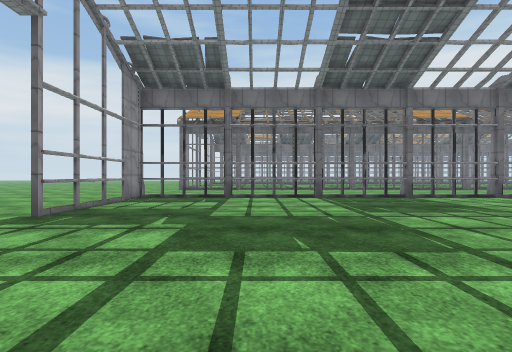
[1] (above)

24 first-person views from a walk through a scene from a Unity 3-D project. The camera is 1.2 m above the floor, looks level and sees 80° across. The floor is counted in squares, 2 m on a side. Each view is taken from the middle of a square. On the plan, view 1 faces up. The plan holds only what a view shows up to about 9 squares ahead; the rest is blank. The place goes on beyond the plan. Door leaves are left out, so doorways stand open. Some surface patterns are stand-ins.

[2]
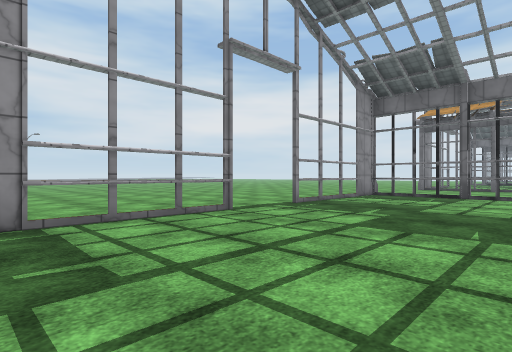

[3]
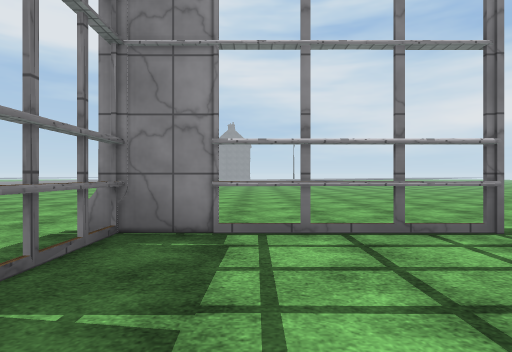

[4]
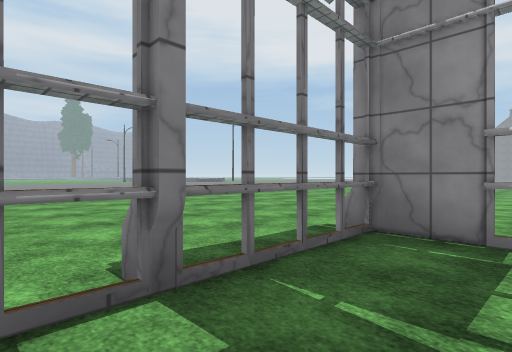

[5]
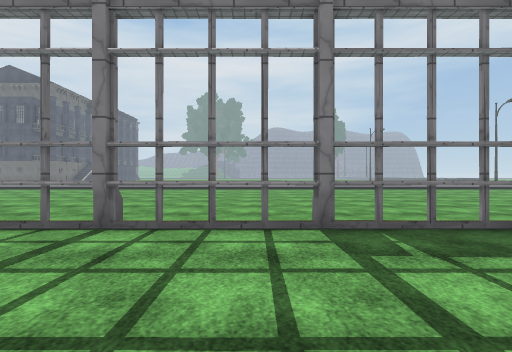

[6]
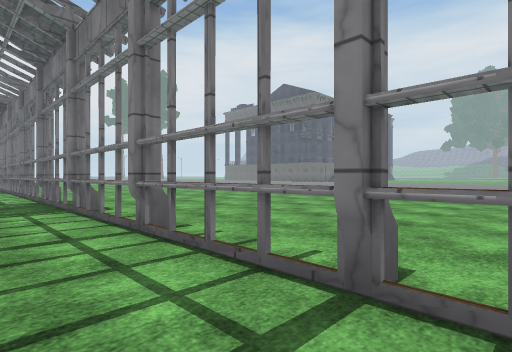

[7]
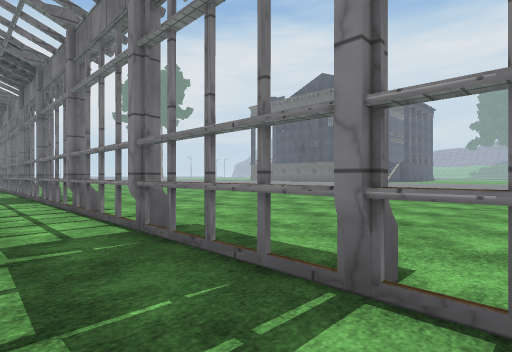

[8]
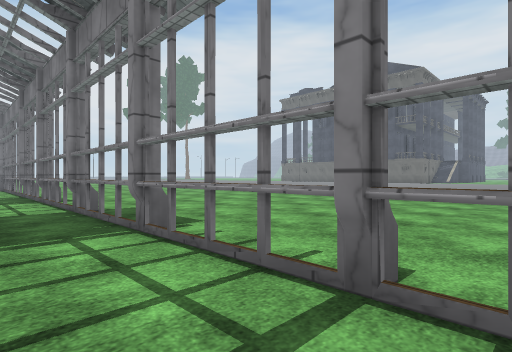

[9]
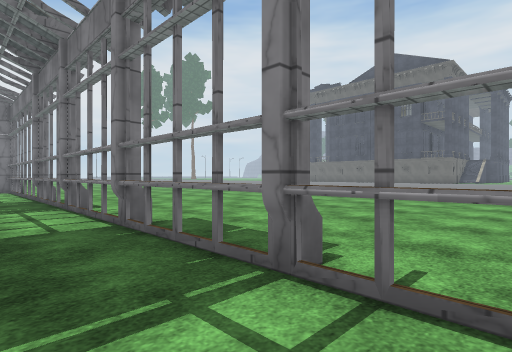

[10]
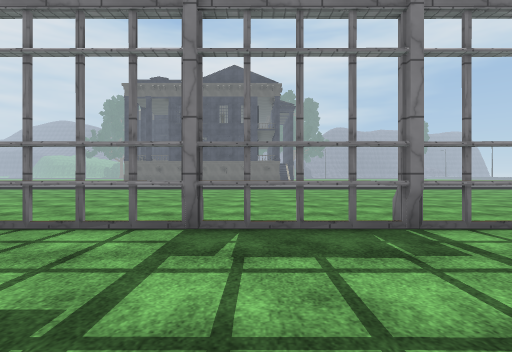

[11]
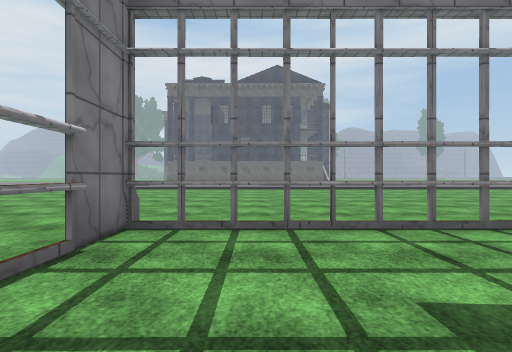

[12]
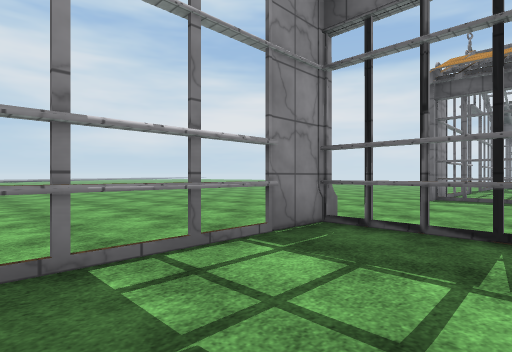

[13]
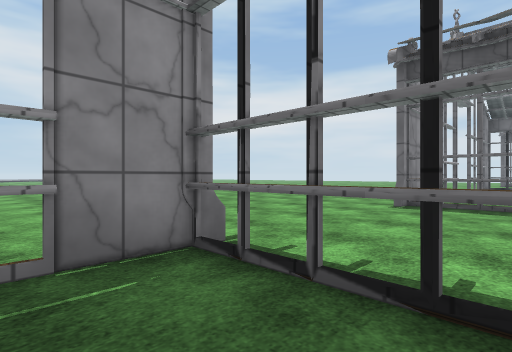

[14]
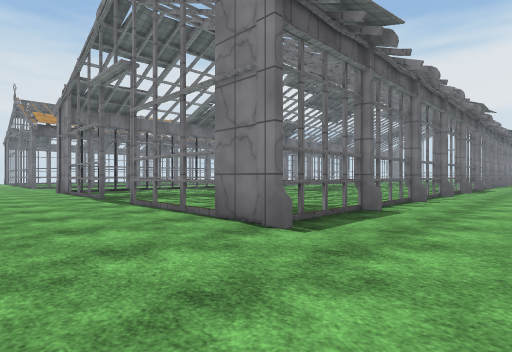

[15]
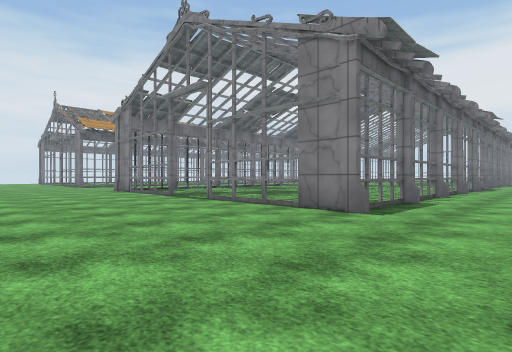

[16]
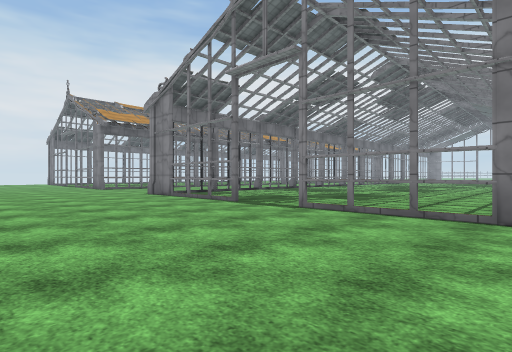

[17]
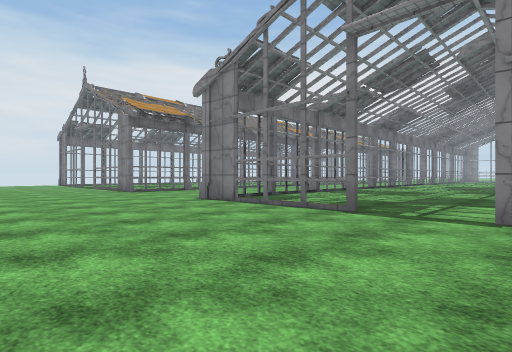

[18]
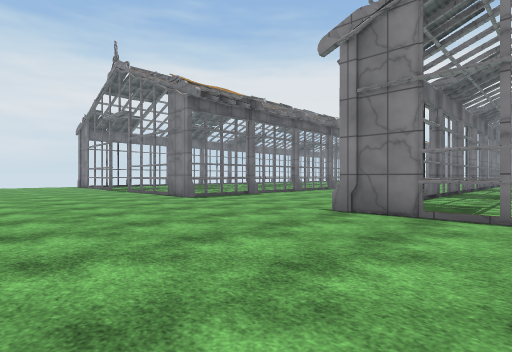

[19]
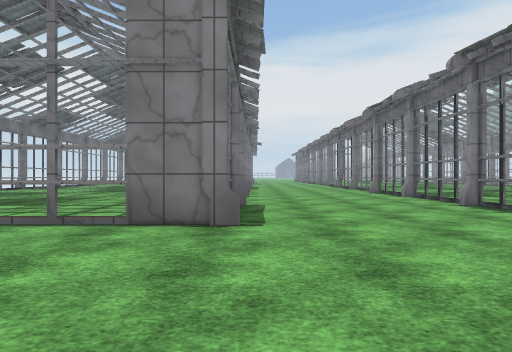

[20]
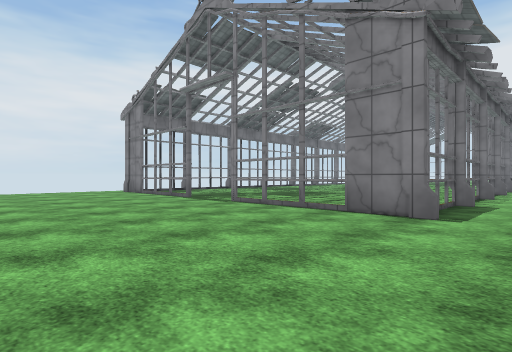

[21]
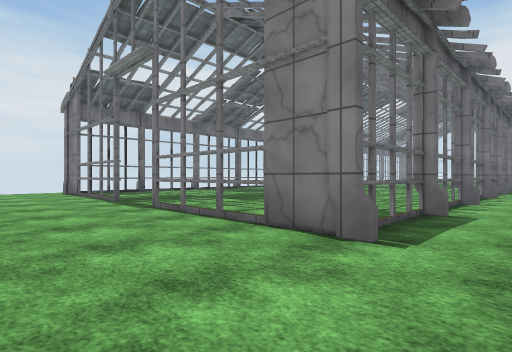

[22]
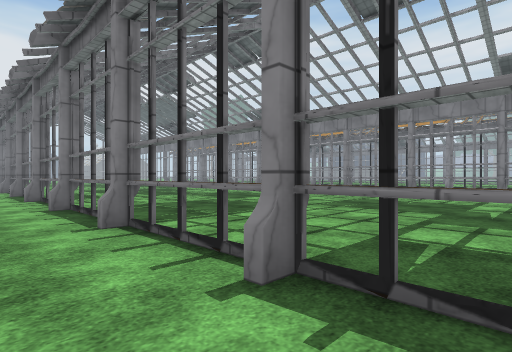

[23]
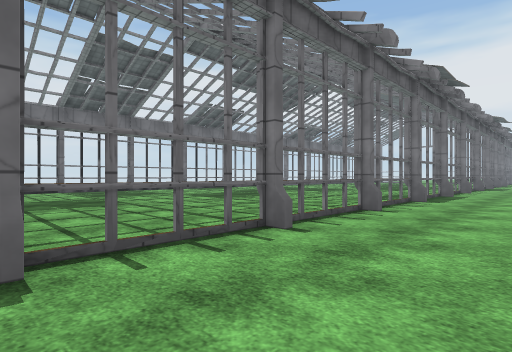

[24]
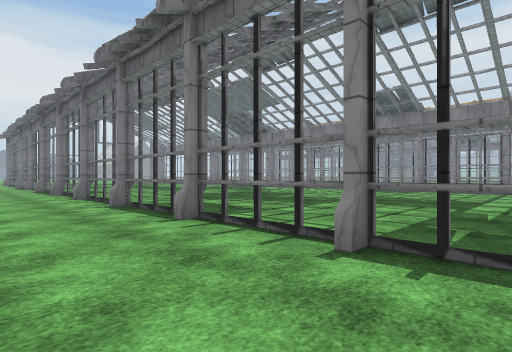

### Floor plan
Key: @ floor where view 1 was taken; # wall or solid block; x gap in a wall; . floor; D open door; T thing the floor can be seen under or through.
Columns run from 8 left of view 1 to 28 right of it. Each row starts with its distance up from view 1.
 32 .....T........
 31 .....T.........
 30 .....T..........
 29 .....TT....T....#
 28 .......TTTT.T###.#
 27 ..................
 26 .................
 25 ......................
 24 ......................
 23 .....TTx####xTTTTx####
 22 .....T..............
 21 .....T.............
 20 .....T............
 19 .....D...........
 18 .....D.........
 17 .....T..... ...
 16 .....T..... ..
 15 .....T.....
 14 .....TT....#
 13 .......TT##.#
 12 .............
 11 ........
 10 ........
  9 ........
  8 .....TTx####x###
  7 .....T.........
  6 .....T........
  5 .....T.......
  4 .....D.......
  3 .....D......
  2 .....T.....                  .   .
  1 .....T....                  ... ..
  0 .....T..@.........................T.
 -1 .....TT....T....T....T....T....T..T..
 -2     ...TTTT.TTTT.TTTT.TTTT.TTTT.TT...
 -3   ...................................
 -4  ...................................
 -5 .....................................
 -6 .....................................
 -7 .....................................

Positions as (right, up) in squares from view 1, and headings:
1: (0, 0), facing up
2: (1, -1), facing up-left
3: (0, 0), facing left
4: (0, 0), facing down-left
5: (0, 2), facing down
6: (1, 0), facing down-right
7: (6, 0), facing down-right
8: (11, 0), facing down-right
9: (13, 0), facing down-right
10: (21, 2), facing down
11: (25, 2), facing down
12: (-1, 5), facing up-left
13: (-1, 7), facing up-left
14: (-6, 11), facing up-right
15: (-8, 11), facing up-right
16: (-8, 14), facing up-right
17: (-8, 17), facing up-right
18: (-8, 21), facing up-right
19: (-7, 28), facing right
20: (-8, 27), facing up-right
21: (-6, 27), facing up-right
22: (-2, 25), facing down-right
23: (-1, 26), facing up-right
24: (3, 26), facing down-right
